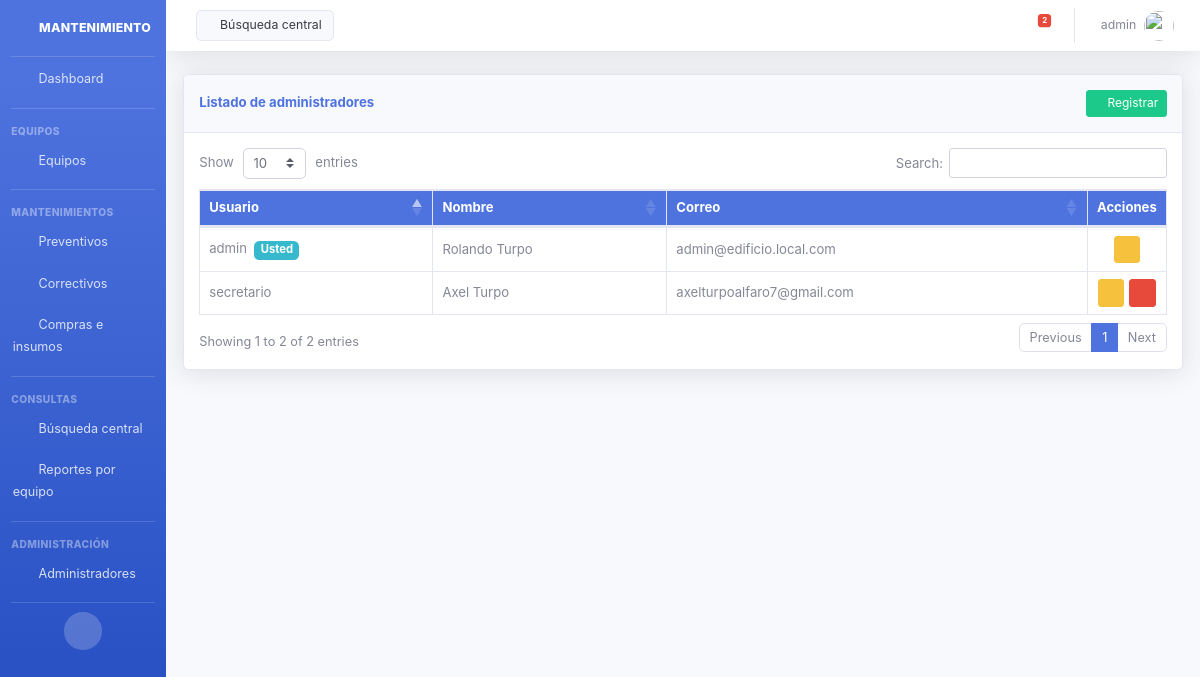
The page /api/administradores/listar/ (signed in) on the database its author committed.
### core/models.py (models this page shows)
class Administrador(AbstractUser):
    pass

### core/views.py (the view)
# urls.py: path('administradores/listar/', ListadoAdministradoresView.as_view(), name='listar_administradores'),
@method_decorator(login_required, name='dispatch')
class ListadoAdministradoresView(ListView):
    model = Administrador
    template_name = 'core/administradores_list.html'
    context_object_name = 'administradores'

### core/templates/core/administradores_list.html (shortened to what this page needs)
{% extends 'core/base.html' %}
{% block content %}
<div class="card shadow mb-4">
  <div class="card-header py-3 d-flex justify-content-between align-items-center">
    <h6 class="m-0 font-weight-bold text-primary">Listado de administradores</h6>
    <a href="{% url 'registrar_administrador' %}" class="btn btn-success btn-sm">
      <i class="fas fa-plus"></i> Registrar
    </a>
  </div>
  <div class="card-body">
    <div class="table-responsive">
      <table id="adminTable" class="table table-bordered table-hover">
        <thead class="bg-primary text-white">
          <tr>
            <th>Usuario</th>
            <th>Nombre</th>
            <th>Correo</th>
            <th class="col-acciones">Acciones</th>
          </tr>
        </thead>
        <tbody>
          {% for admin in administradores %}
          <tr>
            <td>
              {{ admin.username }}
              {% if admin.id == request.user.id %}
              <span class="badge badge-info ml-1">Usted</span>
              {% endif %}
            </td>
            <td>{{ admin.get_full_name|default:"—" }}</td>
            <td>{{ admin.email|default:"—" }}</td>
            <td class="td-acciones">
              <div class="tabla-acciones">
                <a href="{% url 'editar_administrador' admin.id %}" class="btn btn-sm btn-warning" title="Editar usuario y contraseña">
                  <i class="fas fa-edit"></i>
                </a>
                {% if admin.id != request.user.id and admin.username != 'admin' %}
                <a href="{% url 'eliminar_administrador' admin.id %}" class="btn btn-sm btn-danger btn-eliminar" title="Eliminar">
                  <i class="fas fa-trash-alt"></i>
                </a>
                {% endif %}
              </div>
            </td>
          </tr>
          {% endfor %}
        </tbody>
      </table>
    </div>
  </div>
</div>
{% endblock %}
{% block extra_css %}
<link rel="stylesheet" href="https://cdn.datatables.net/1.13.6/css/dataTables.bootstrap4.min.css">
{% endblock %}

### core/templates/core/header.html (shortened to what this page needs)
{% load static %}
<nav class="navbar navbar-expand navbar-light bg-white topbar mb-4 static-top shadow">
    <a href="{% url 'busqueda-central' %}" class="d-none d-sm-inline-block btn btn-light border small mr-auto ml-md-3 my-2 my-md-0">
        <i class="fas fa-search fa-sm"></i> Búsqueda central
    </a>
    <ul class="navbar-nav ml-auto">
        <li class="nav-item dropdown no-arrow mx-1">
            <a class="nav-link dropdown-toggle" href="#" id="alertsDropdown" role="button" data-toggle="dropdown"
               aria-haspopup="true" aria-expanded="false">
                <i class="fas fa-bell fa-fw"></i>
                <span class="badge badge-danger badge-counter" id="alert-count">0</span>
            </a>
        </li>
        <li class="nav-item dropdown no-arrow">
            <a class="nav-link dropdown-toggle" href="#" id="userDropdown" role="button"
               data-toggle="dropdown" aria-haspopup="true" aria-expanded="false">
                <span class="mr-2 d-none d-lg-inline text-gray-600 small">{{ request.user.username }}</span>
                <img class="img-profile rounded-circle" src="{% static 'img/undraw_profile.svg' %}">
            </a>
        </li>
    </ul>
</nav>

### core/static/css/mantenimiento.css (style rules this page uses)
html { font-size: 15px; }
body { font-size: 0.9375rem; }
h6, .h6 { font-size: 0.88rem; }
.table { font-size: 0.875rem; }
.table th, .table td { padding: 0.5rem 0.6rem; vertical-align: middle; }
.btn { font-size: 0.875rem; }
.btn-sm { font-size: 0.8rem; padding: 0.25rem 0.5rem; }
.card-header { padding: 0.6rem 1rem; }
.card-body { padding: 1rem; }
.badge { font-size: 0.75rem; padding: 0.35em 0.55em; }
.small, small { font-size: 0.82rem; }
.topbar { height: 3.4rem !important; }
.topbar .nav-link { font-size: 0.875rem; }
.tabla-acciones { display: inline-flex; flex-wrap: nowrap; align-items: center; justify-content: center; gap: 0.35rem; }
.tabla-acciones .btn { margin: 0; flex-shrink: 0; }
td.td-acciones, th.col-acciones { text-align: center; white-space: nowrap; width: 1%; }

### rows shown on the page
Administrador: user.username "admin", username "admin", shows "Usted", get_full_name "Rolando Turpo", email "admin@edificio.local.com"
Administrador: username "secretario", get_full_name "Axel Turpo", email "axelturpoalfaro7@gmail.com"
